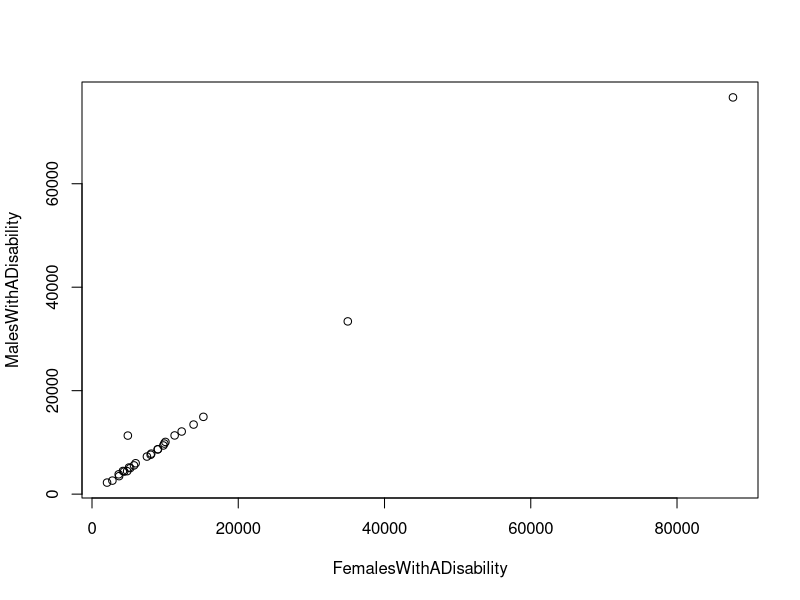

This chart was generated by the following R code:
setwd("/Users/declanbarnes/Desktop/")
data <-read.csv("Total Disabilities By Sex.csv")
names(data)
library(ggplot2)
plot(MalesWithADisability~FemalesWithADisability,data=data)

